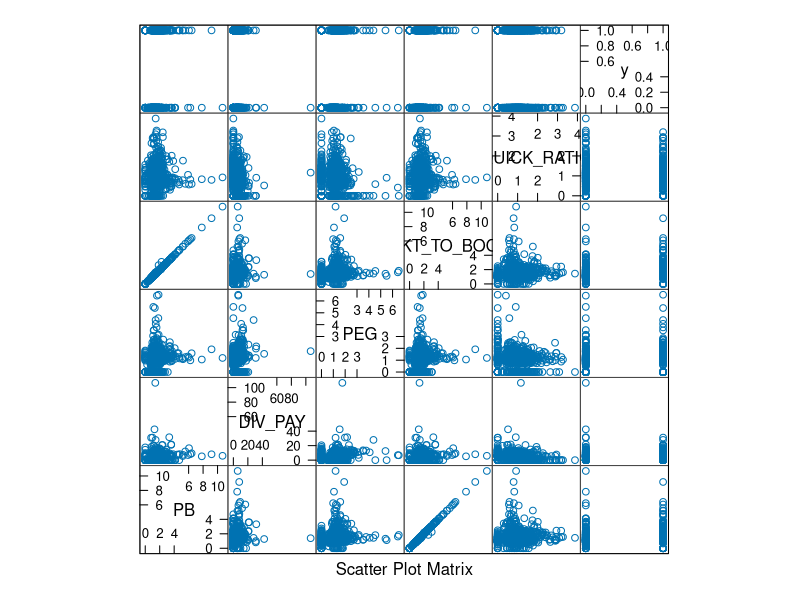

This chart was generated by the following R code: (Note: this script raises an error after producing the figure.)
library(ggplot2); library(caret);library(rpart);library(reshape2)
setwd("C:/Users/gilyja12/Documents/Senior Thesis/Option_Thesis")
Data <- read.csv("CFM.csv", header = TRUE, sep = ",")
Data[is.na(Data)]<-0
samp1 <- Data[,1]
rownames(Data)<- samp1
Data[,1]<-NULL
intrain <- createDataPartition(y=Data$SI_INT, p=.65, list=FALSE)
#Add Preprocessing Average by dividing mean by standard deveiaion
NO_PROCESS_DATA = Data
for( i in 1:10)
{
  #Data[,i] <- (Data[,i]- min(Data[,i]))/(max(Data[,i]) - min(Data[,i]))
  #Sqrt Transform our data
  Data[,i] = sqrt(Data[,i])
  #Data[,i] = log10(Data[,i])
  
}
Data[is.na(Data)]<-0
training <- Data[intrain,]
testing <- Data[-intrain,]
summary(training)
featurePlot(x=training[,c("PB","DIV_PAY", "PEG", "MKT_TO_BOOK", "QUICK_RATIO")], y=training$M3_LOW_VOL, plot="pairs")
set.seed(1834)
#Show correlation between SI and other variables compare between glm and lm
holder_1 <- glm(SI_INT~ PEG + PB + DIV_PAY + PE + Free_CASH +QUICK_RATIO +ALT_SCORE + MKT_TO_BOOK + DEBT_TO_EBITBA + M3_LOW_VOL+M6_LOW_VOL + Y1_LOW_VOL, data = training)
holder_2 <- lm(SI_INT~ PEG + PB + DIV_PAY + PE + Free_CASH +QUICK_RATIO +ALT_SCORE + MKT_TO_BOOK + DEBT_TO_EBITBA + M3_LOW_VOL+M6_LOW_VOL+ Y1_LOW_VOL,data = training)
#See different ROC Plots!
#----Starting to pickup different M3 Variables using glm and rpart Algorithms
holder_3 <- glm(M3_LOW_VOL~ + SI_INT + PB + DIV_PAY + PE + Free_CASH +QUICK_RATIO +ALT_SCORE + MKT_TO_BOOK + DEBT_TO_EBITBA + PEG+M6_LOW_VOL+ Y1_LOW_VOL, family= binomial, data = training)
holder_4 <- glm(M3_LOW_VOL~ + SI_INT + PE +QUICK_RATIO +ALT_SCORE + MKT_TO_BOOK + DEBT_TO_EBITBA + PEG+M6_LOW_VOL+ Y1_LOW_VOL, family= binomial, data = training)
holder_5 <- glm(M3_LOW_VOL~ PE +QUICK_RATIO +ALT_SCORE + PEG+M6_LOW_VOL + Y1_LOW_VOL, family= binomial, data = training)
#calculate STD of Accuracy with different seeds
holder_6 <- rpart(M3_LOW_VOL~ SI_INT + PB + DIV_PAY + PE + Free_CASH +QUICK_RATIO +ALT_SCORE + MKT_TO_BOOK + DEBT_TO_EBITBA + PEG +M6_LOW_VOL +Y1_LOW_VOL, method="class", data = training)
# Add correlation plot
library('corrplot')
summary(holder_1)
summary(holder_2)
summary(holder_3)
summary(holder_4)
summary(holder_5)
summary(holder_6)

#rpart prediction matrix---
predictions_1 <- predict(holder_6, newdata=testing,type="class")
confusionMatrix(predictions_1,testing$M3_LOW_VOL)

#----allows for data to be converted from TRUE/FALSE -> 1/0
predictions_1 = as.numeric(predictions_1)
DATA_COR <-cor(Data)
corrplot(DATA_COR,method="circle")

#convert to value and metric for comparions graph to describe why we condense
plot_data_sqrt <- melt(Data[1:5])
plot_data <-melt(NO_PROCESS_DATA[1:5])

ggplot(plot_data_sqrt,aes(x=value, fill=variable)) + geom_histogram(alpha=0.25)
ggplot(plot_data,aes(x=value, fill=variable, trim=TRUE)) + geom_histogram(alpha=0.25)
#rpart ROC Curve
library(pROC)
plot.roc(testing$M3_LOW_VOL,predictions_1)
#plot.roc(training$M3_LOW_VOL,holder_6)


